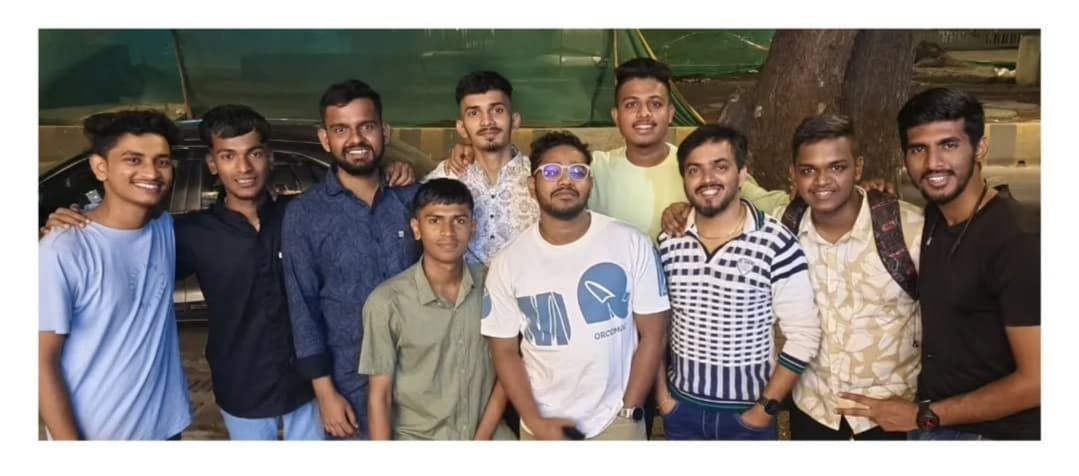
#> input picture group photo.jpg, 1079 x 476 px
$ python DetectMultiScale.py
#> lines starting #> are read from the running program, lines starting #| are printed output that depends on the picture; after the words box and inside, x2 and y2 are one past the last pixel; in counts of white or black regions, pixels touching at a corner belong together

#Multi Scale Face Detection - @suraj_nate

import cv2

# Load the pre-trained Haar Cascade classifier for face detection
haar_cascades = cv2.CascadeClassifier("haarcascade_frontalface_default.xml")

# Read the image
img = cv2.imread("group photo.jpg")
#> img is the input picture: shape (476, 1079, 3); mean B, G, R 124.2, 129.3, 136.2

# Convert image to grayscale (Haar cascades work better on grayscale images)
gray = cv2.cvtColor(img, cv2.COLOR_BGR2GRAY)
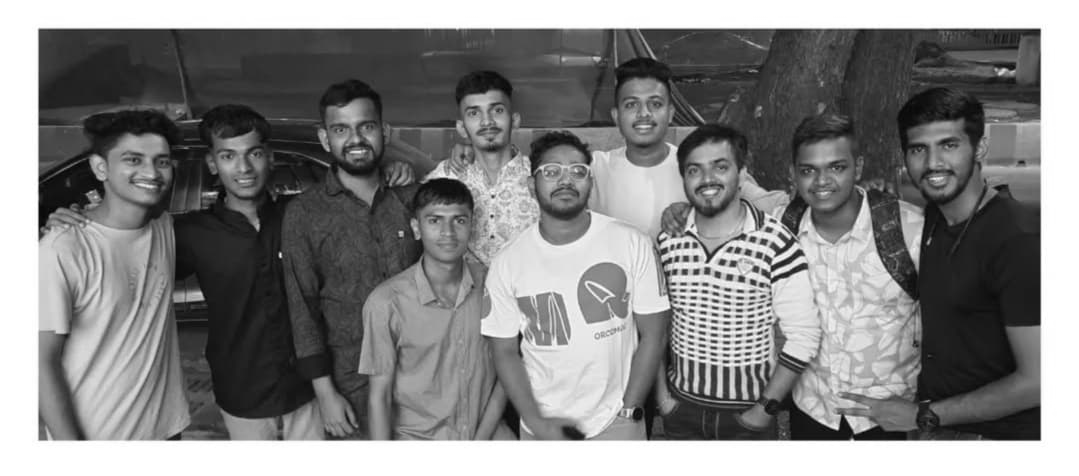
#> gray: shape (476, 1079); min 1, max 255, mean 130.8

# Detect faces in the image
faces = haar_cascades.detectMultiScale(gray, scaleFactor=1.3, minNeighbors=4)
#> faces = [[614, 81, 61, 61], [456, 88, 61, 61], [321, 100, 71, 71], [210, 130, 64, 64], [110, 133, 72, 72], [678, 144, 63, 63], [787, 141, 72, 72], [418, 199, 60, 60], [896, 117, 79, 79], [531, 146, 69, 69]]

# Draw rectangles around detected faces
for (x, y, w, h) in faces:
    cv2.rectangle(img, (x, y), (x + w, y + h), (0, 255, 0), 2)
#> this loop made 10 passes
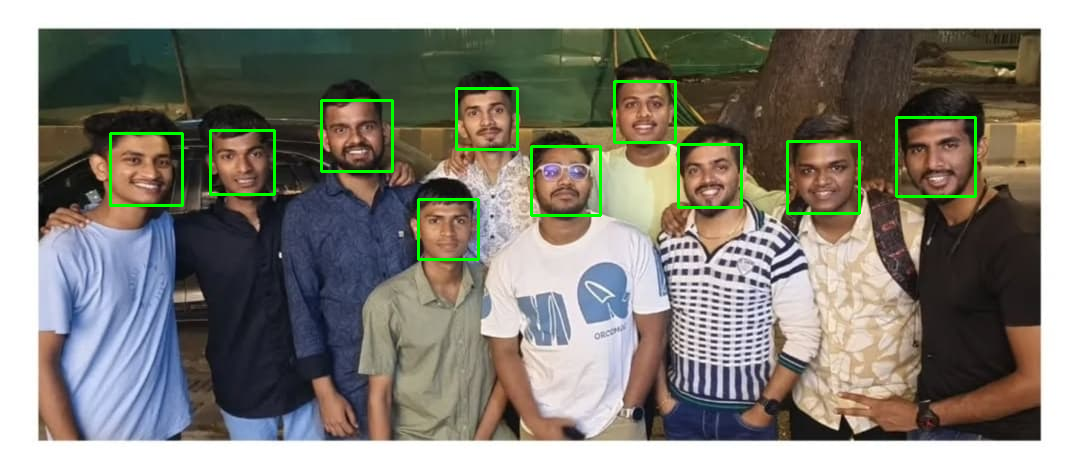
#> img: shape (476, 1079, 3); 1.56% of pixels changed, all inside (x1, y1, x2, y2) = (109, 80, 977, 261)

# Display the result
cv2.imshow("Multi Scale Face Detection", img)
cv2.waitKey(0)
cv2.destroyAllWindows()


# scaleFactor -  Parameter specifying how much the image size is reduced at each image scale
# minNeighbors - Parameter Specifying how many rectangle should have to retain it, neighbors each candidate
